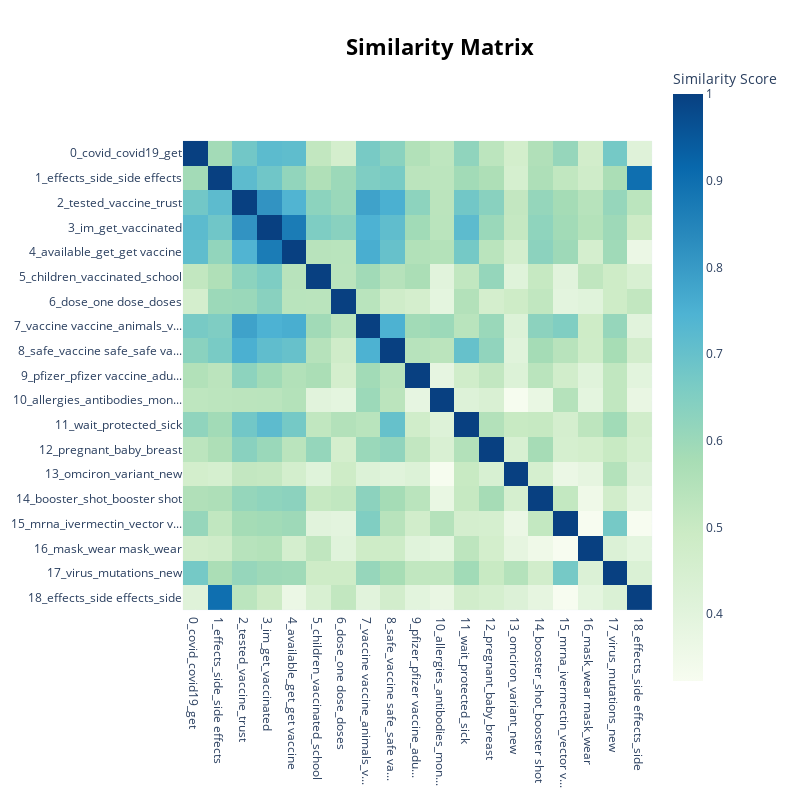

Here is the notebook cell this chart was saved with:
### Code cell
#Visualize Topic Similarity 
model.visualize_heatmap()

### Figure 1 — Plotly figure (JSON) as saved in the notebook; plotly's stock layout.template omitted (floating-point values rounded to 4 significant figures; data arrays with more than 128 entries replaced by an {"elided": "..."} marker saying what was removed)
{"data": [{"coloraxis": "coloraxis", "hovertemplate": "x: %{x}<br>y: %{y}<br>Similarity Score: %{z}<extra></extra>", "name": "0", "type": "heatmap", "x": ["0_covid_covid19_get", "1_effects_side_side effects", "2_tested_vaccine_trust", "3_im_get_vaccinated", "4_available_get_get vaccine", "5_children_vaccinated_school", "6_dose_one dose_doses", "7_vaccine vaccine_animals_v...", "8_safe_vaccine safe_safe va...", "9_pfizer_pfizer vaccine_adu...", "10_allergies_antibodies_mon...", "11_wait_protected_sick", "12_pregnant_baby_breast", "13_omciron_variant_new", "14_booster_shot_booster shot", "15_mrna_ivermectin_vector v...", "16_mask_wear mask_wear", "17_virus_mutations_new", "18_effects_side effects_side"], "xaxis": "x", "y": ["0_covid_covid19_get", "1_effects_side_side effects", "2_tested_vaccine_trust", "3_im_get_vaccinated", "4_available_get_get vaccine", "5_children_vaccinated_school", "6_dose_one dose_doses", "7_vaccine vaccine_animals_v...", "8_safe_vaccine safe_safe va...", "9_pfizer_pfizer vaccine_adu...", "10_allergies_antibodies_mon...", "11_wait_protected_sick", "12_pregnant_baby_breast", "13_omciron_variant_new", "14_booster_shot_booster shot", "15_mrna_ivermectin_vector v...", "16_mask_wear mask_wear", "17_virus_mutations_new", "18_effects_side effects_side"], "yaxis": "y", "z": {"elided": "19x19 float values"}}], "layout": {"coloraxis": {"colorbar": {"title": {"text": "Similarity Score"}}, "colorscale": [[0, "rgb(247,252,240)"], [0.125, "rgb(224,243,219)"], [0.25, "rgb(204,235,197)"], [0.375, "rgb(168,221,181)"], [0.5, "rgb(123,204,196)"], [0.625, "rgb(78,179,211)"], [0.75, "rgb(43,140,190)"], [0.875, "rgb(8,104,172)"], [1, "rgb(8,64,129)"]]}, "height": 800, "hoverlabel": {"bgcolor": "white", "font": {"family": "Rockwell", "size": 16}}, "legend": {"title": {"text": "Trend"}}, "margin": {"t": 60}, "showlegend": true, "title": {"font": {"color": "Black", "size": 22}, "text": "<b>Similarity Matrix</b>", "x": 0.55, "xanchor": "center", "y": 0.95, "yanchor": "top"}, "width": 800, "xaxis": {"anchor": "y", "constrain": "domain", "domain": [0, 1], "scaleanchor": "y"}, "yaxis": {"anchor": "x", "autorange": "reversed", "constrain": "domain", "domain": [0, 1]}}}
